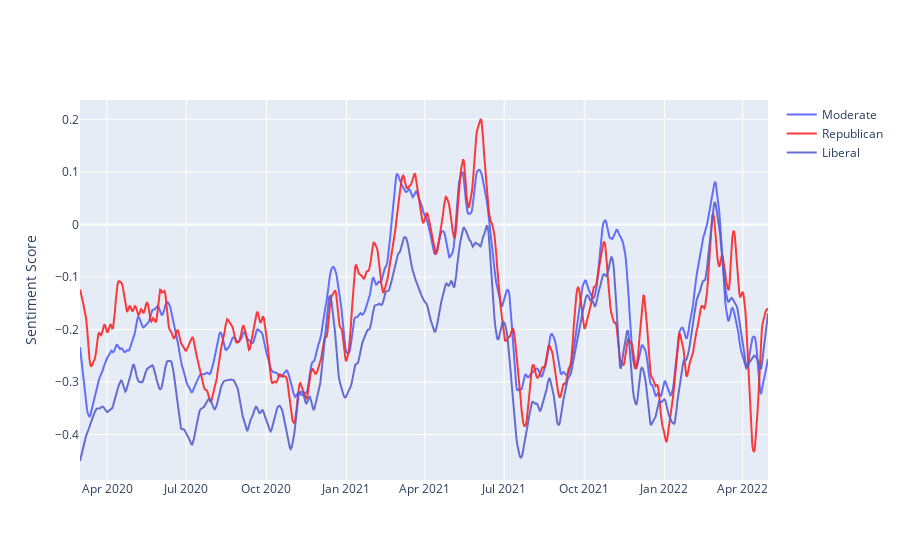

Notebook source saved alongside this figure:
### Code cell
fig = go.Figure()
fig.add_trace(go.Scatter(x=us_political_df.loc['C', 'date'], y=smoother.smooth_data[0], name='Moderate',))
fig.add_trace(go.Scatter(x=us_political_df.loc['R', 'date'], y=smoother.smooth_data[1], name='Republican', line={'color':'#fc2626'}, opacity=0.9))
fig.add_trace(go.Scatter(x=us_political_df.loc['L', 'date'], y=smoother.smooth_data[2], name='Liberal', line={'color':'#585fcc'}, opacity=0.9))
fig.update_yaxes(title_text="Sentiment Score")

### Figure 1 — Plotly figure (JSON) as saved in the notebook; plotly's stock layout.template omitted (floating-point values rounded to 4 significant figures; data arrays with more than 128 entries replaced by an {"elided": "..."} marker saying what was removed)
{"data": [{"name": "Moderate", "type": "scatter", "x": {"elided": "791 str values"}, "y": {"elided": "791 float values"}}, {"line": {"color": "#fc2626"}, "name": "Republican", "opacity": 0.9, "type": "scatter", "x": {"elided": "791 str values"}, "y": {"elided": "791 float values"}}, {"line": {"color": "#585fcc"}, "name": "Liberal", "opacity": 0.9, "type": "scatter", "x": {"elided": "791 str values"}, "y": {"elided": "791 float values"}}], "layout": {"yaxis": {"title": {"text": "Sentiment Score"}}}}
